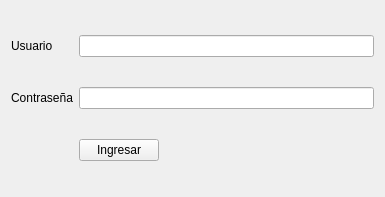
<?xml version="1.0" encoding="UTF-8"?>
<ui version="4.0">
 <class>Login</class>
 <widget class="QWidget" name="Login">
  <property name="geometry">
   <rect>
    <x>0</x>
    <y>0</y>
    <width>385</width>
    <height>197</height>
   </rect>
  </property>
  <property name="windowTitle">
   <string>Login</string>
  </property>
  <layout class="QGridLayout" name="gridLayout">
   <item row="1" column="0" colspan="2">
    <widget class="QLabel" name="lPassword">
     <property name="text">
      <string>Contraseña</string>
     </property>
    </widget>
   </item>
   <item row="2" column="2">
    <widget class="QPushButton" name="pbLogin">
     <property name="focusPolicy">
      <enum>Qt::NoFocus</enum>
     </property>
     <property name="text">
      <string>Ingresar</string>
     </property>
    </widget>
   </item>
   <item row="0" column="0">
    <widget class="QLabel" name="lUser">
     <property name="text">
      <string>Usuario</string>
     </property>
    </widget>
   </item>
   <item row="2" column="3">
    <spacer name="horizontalSpacer">
     <property name="orientation">
      <enum>Qt::Horizontal</enum>
     </property>
     <property name="sizeHint" stdset="0">
      <size>
       <width>40</width>
       <height>20</height>
      </size>
     </property>
    </spacer>
   </item>
   <item row="1" column="2" colspan="2">
    <widget class="QLineEdit" name="lePassword">
     <property name="echoMode">
      <enum>QLineEdit::Password</enum>
     </property>
    </widget>
   </item>
   <item row="0" column="2" colspan="2">
    <widget class="QLineEdit" name="leUser"/>
   </item>
  </layout>
 </widget>
 <tabstops>
  <tabstop>leUser</tabstop>
  <tabstop>lePassword</tabstop>
  <tabstop>pbLogin</tabstop>
 </tabstops>
 <resources/>
 <connections/>
</ui>
